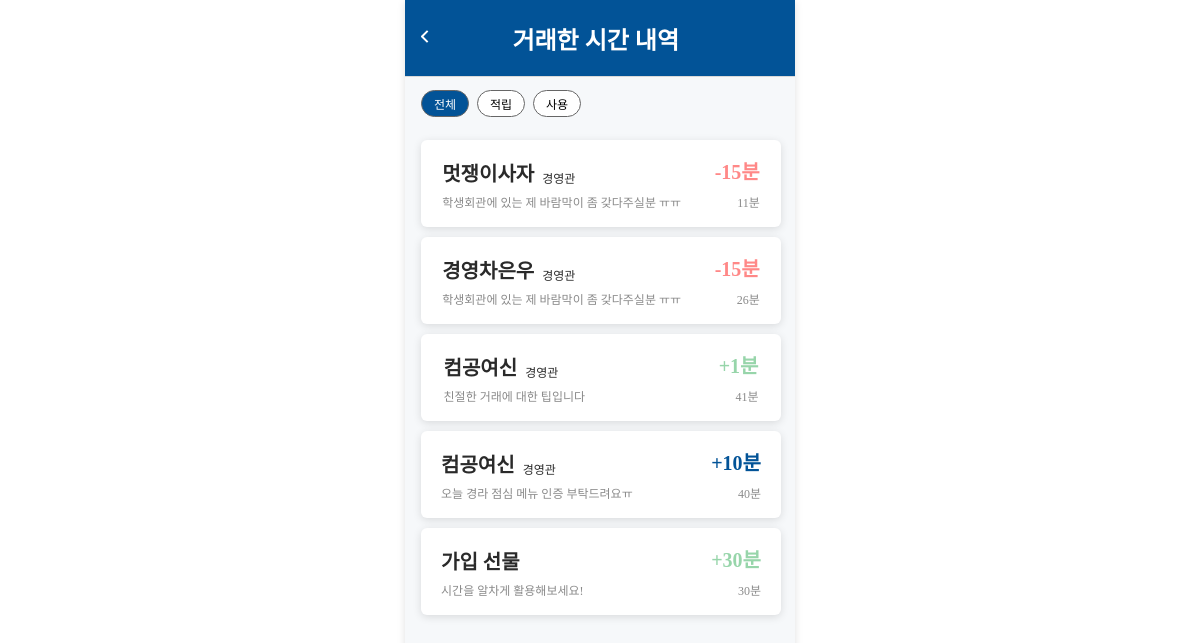
The app's page /time_history/ (signed in) with its own data.
### accounts/models.py (models this page shows, shortened)
class TimeHistory(models.Model):
    TRANSACTION_TYPES = [
        ('plus', '플러스'),
        ('minus', '마이너스'),
        ('tip', '팁'),
    ]
    user = models.ForeignKey(Profile, on_delete=models.CASCADE)
    amounts = models.IntegerField()
    type = models.CharField(max_length=10, choices=TRANSACTION_TYPES)
    timestamp = models.DateTimeField(auto_now_add=True)
    post = models.ForeignKey('posts.Post', on_delete=models.SET_NULL, null=True, blank=True)
    balance_after = models.IntegerField(null=True, blank=True)

class Profile(models.Model):
    user = models.OneToOneField(User, on_delete=models.CASCADE)
    phone_number = models.CharField(max_length=20, blank=True, null=True)
    nickname = models.CharField(max_length=30, blank=True, null=True)
    email = models.CharField(max_length=255, blank=True, null=True)
    time_balance = models.IntegerField(default=0)
    time_tip = models.IntegerField(default=0)
    followings = models.TextField(blank=True, null=True)
    university = models.ForeignKey(University, on_delete=models.CASCADE, null=True, blank=True)
    name = models.CharField(max_length=20, blank=True, null=True)
    image = models.ImageField(upload_to="prof_img/", blank=True, null=True)
    available_time = models.IntegerField(default=0)  # 임시 예약 시간

### posts/models.py (models this page shows)
class Post(models.Model):
     title = models.CharField(max_length=100)
     content = models.TextField()
     building = models.ForeignKey(Building, on_delete=models.CASCADE)
     amounts = models.IntegerField()
     deadline = models.DateTimeField()
     status = models.CharField(max_length=20, choices=[
          ('waiting', '헬퍼찾는중'),
          ('chatting', '채팅중'),
          ('in_progress', '거래중'),
          ('task_completed', '수행 완료'),
          ('done', '거래완료'),
     ])
     saved_count = models.IntegerField(default=0)
     master = models.ForeignKey(Profile, on_delete=models.CASCADE, related_name='master_posts')
     helper = models.ForeignKey(Profile, on_delete=models.CASCADE, related_name='helper_posts', null=True, blank=True)
     university = models.ForeignKey(University, on_delete=models.CASCADE)
     timestamp = models.DateTimeField(auto_now_add=True)
     burning = models.IntegerField(choices=[(0, 'default'), (1, 'burning')], default=0)
     private_info = models.TextField(blank=True, null=True)
     transaction_started_at = models.DateTimeField(null=True, blank=True)
     task_completed_at = models.DateTimeField(null=True, blank=True)
     transaction_finished_at = models.DateTimeField(null=True, blank=True)

### main/models.py (models this page shows)
class Building(models.Model):
    name = models.CharField(max_length=100)
    university = models.ForeignKey(University, on_delete=models.CASCADE)

### main/views.py (the view)
# urls.py: path('time_history/', time_history, name='time_history'),
def time_history(request):
    profile = request.user.profile
    all_histories =  TimeHistory.objects.filter(user=profile).select_related('post').order_by('-timestamp')
    received_histories = TimeHistory.objects.filter(user=profile, type='plus').select_related('post').order_by('-timestamp')
    given_histories = TimeHistory.objects.filter(user=profile, type='minus').select_related('post').order_by('-timestamp')
    tip_histories = TimeHistory.objects.filter(user=profile, type='tip').select_related('post').order_by('-timestamp')
    return render(request, 'main/time_history.html', {
        'profile' : profile,
        'all_histories' : all_histories,
        'received_histories': received_histories,
        'given_histories': given_histories,
        'tip_histories': tip_histories,
    })

### main/templates/main/time_history.html (shortened to what this page needs)
{% extends 'base.html' %}
{% load static %}
{% block content %}
<link rel="stylesheet" href="{% static 'css/time_history.css' %}" />
<link rel="stylesheet" href="{% static 'css/reset.css' %}">
<body>
    <div class="time_history-container_sy">
        <div class="time_history-header_sy">
            <a class="go-back-btn_sy" href="{% url 'main:mypage' %}">
                <img src="{% static 'images/backicon.svg' %}" alt="뒤로가기아이콘">
            </a>
            <h1 class="time_history-title_sy">거래한 시간 내역</h1>
        </div>
        <div class="time-history-btn_sy">
            <a href="?sort=all" class="{% if selected_sort == 'all' %}active_sy{% endif %}">전체</a>
            <a href="?sort=input" class="{% if selected_sort == 'input' %}active_sy{% endif %}">적립</a>
            <a href="?sort=output" class="{% if selected_sort == 'output' %}active_sy{% endif %}">사용</a>
        </div>
        <div class="time_history-content_sy">
            <div id="all_list" class="time-history-list_sy" style="display: none;">
                {% for history in all_histories %}
                <div
                    class="{% if history.type == 'plus' or history.type == 'tip' %}history-pluscard_sy{% else %}history-minuscard_sy{% endif %}">
                    <div class="history-info_sy">
                        <div class="first-info_sy">
                            <div class="history-friend_sy">
                                {% if history.post %}
                                {% if history.post.master == request.user.profile %}
                                {{ history.post.helper.nickname }}
                                {% else %}
                                {{ history.post.master.nickname }}
                                {% endif %}
                                {% else %}
                                가입 선물
                                {% endif %}
                            </div>
                            <div class="history-location_sy">
                                {{ history.post.building.name }}
                            </div>
                        </div>
                        <div class="second-info_sy">
                            <div class="history-title_sy">
                                {% if history.type == 'tip' and history.post %}
                                친절한 거래에 대한 팁입니다
                                {% elif not history.post %}
                                시간을 알차게 활용해보세요!
                                {% else %}
                                {{ history.post.title }}
                                {% endif %}
                            </div>
                        </div>
                    </div>
                    <div class="time-sy">
                        <div class="history-time_sy
                            {% if not history.post %}tip
                            {% elif history.type == 'minus' %}minus
                            {% elif history.type == 'tip' %}tip
                            {% else %}plus
                            {% endif %}">
                            {% if history.type == 'minus' %}-{% else %}+{% endif %}{{ history.amounts }}분
                        </div>
                        <div class="history-total-time_sy">{{history.balance_after}}분</div>
                    </div>
                </div>
                {% endfor %}
            </div>
        </div>
</body>
{% endblock %}

### project/static/css/time_history.css (style rules this page uses)
.time_history-container_sy { width: 390px; min-height: 844px; display: flex; margin: 0 auto; flex-direction: column; background: #f6f8fa; gap: 24px; padding-bottom: 32px; }
.time_history-header_sy { display: flex; height: 77px; width: 390px; padding: 24px 116px 24px 16px; align-items: center; border-bottom: 0.5px solid var(--N-4, #d9d9d9); background: var(--P-1, #025397); justify-content: space-between; align-items: center; position: fixed; }
.go-back-btn_sy { width: 10px; height: 16px; aspect-ratio: 5/8; fill: var(--N-1, #ffffff); }
.time_history-title_sy { color: #ffffff; text-align: center; font-family: Pretendard; font-size: 24px; font-style: normal; font-weight: 700; line-height: normal; }
.time_history-content_sy { display: flex; width: 390px; flex-direction: column; align-items: flex-start; gap: 16px; margin-top: 140px; padding: 0 16px; }
.time-history-btn_sy { display: flex; align-items: center; gap: 8px; top: 77px; width: 390px; background-color: #f6f8fa; height: 53px; padding-left: 16px; position: fixed; }
.time-history-btn_sy a { display: flex; width: 48px; height: 27px; padding: 8px; justify-self: center; justify-content: center; align-items: center; border-radius: 50px; border-radius: 50px; border: 0.5px solid var(--N-2, #666); background: var(--N-5, #FFF); font-family: 'Pretendard Variable'; font-size: 12px; font-style: normal; font-weight: 400; line-height: normal; }
.time-history-btn_sy a.active_sy { background: #025397; color: #fff; }
.time-history-list_sy { display: flex; flex-direction: column; gap: 10px; }
.history-pluscard_sy, .history-minuscard_sy { display: flex; justify-content: space-around; padding: 16px; flex-direction: row; align-items: center; align-self: stretch; border-radius: 6px; background: #fff; box-shadow: 0px 2px 8px 0px rgba(0, 0, 0, 0.12); width: 360px; }
.history-info_sy { display: flex; width: 262px; flex-direction: column; align-items: flex-start; gap: 8px; }
.first-info_sy { display: flex; justify-content: flex-end; align-items: flex-end; gap: 8px; }
.history-friend_sy { color: #2a2a2a; font-family: Pretendard; font-size: 20px; font-style: normal; font-weight: 600; line-height: normal; }
.history-location_sy { color: #2a2a2a; font-family: Pretendard; font-size: 12px; font-style: normal; font-weight: 400; line-height: normal; }
.second-info_sy { display: flex; height: 14px; flex-direction: column; justify-content: center; align-self: stretch; }
.history-title_sy { color: var(--N-3, #8a8a8a); font-family: 'Pretendard Variable'; font-size: 12px; font-style: normal; font-weight: 400; line-height: normal; }
.history-time_sy { font-family: Pretendard; font-size: 20px; font-style: normal; font-weight: 600; line-height: normal; }
.history-time_sy.plus { color: #025397; }
.history-time_sy.minus { color: #FF8887 }
.history-time_sy.tip { color: #97D5AA }
.time-sy { display: flex; flex-direction: column; gap: 8px; align-items: flex-end; }
.history-total-time_sy { color: var(--N-3, #8A8A8A); font-family: "Pretendard Variable"; font-size: 12px; font-style: normal; font-weight: 400; line-height: normal; }

### records on screen
TimeHistory: post.helper.nickname "멋쟁이사자", post.building.name "경영관", post "학생회관에 있는 제 바람막이 좀 갖다주실분 ㅠㅠ", amounts "15", balance_after "11"
TimeHistory: post.helper.nickname "경영차은우", post.building.name "경영관", post "학생회관에 있는 제 바람막이 좀 갖다주실분 ㅠㅠ", amounts "15", balance_after "26"
TimeHistory: post.master.nickname "컴공여신", post.building.name "경영관", type "친절한 거래에 대한 팁입니다", amounts "1", balance_after "41"
TimeHistory: post.master.nickname "컴공여신", post.building.name "경영관", post "오늘 경라 점심 메뉴 인증 부탁드려요ㅠ", amounts "10", balance_after "40"
TimeHistory: shows "가입 선물", type "시간을 알차게 활용해보세요!", amounts "30", balance_after "30"
